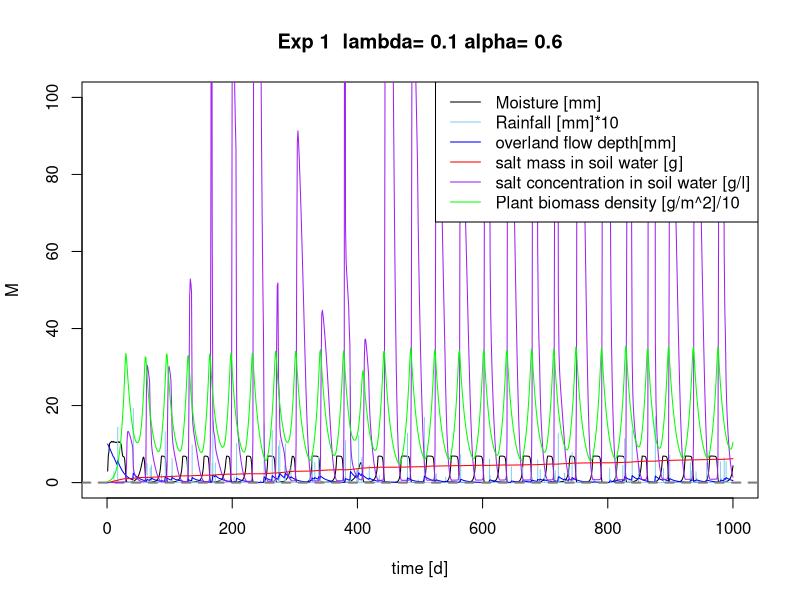
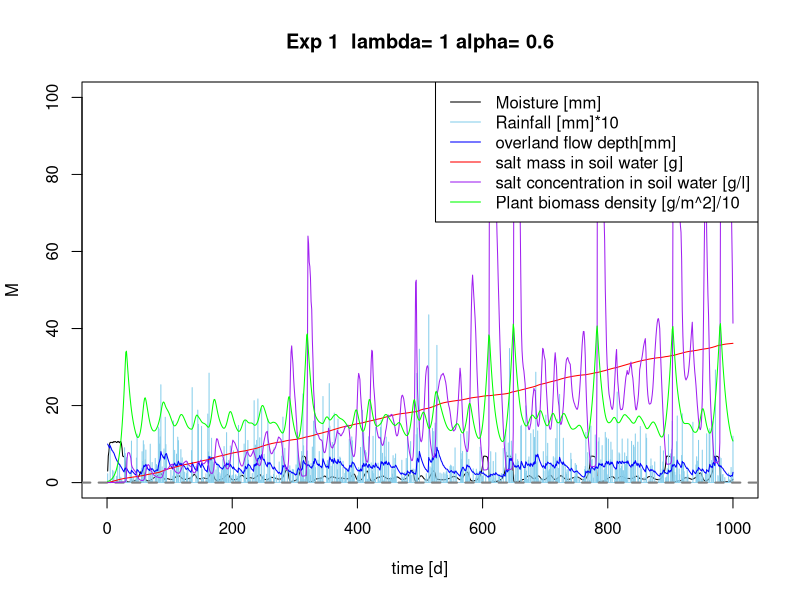
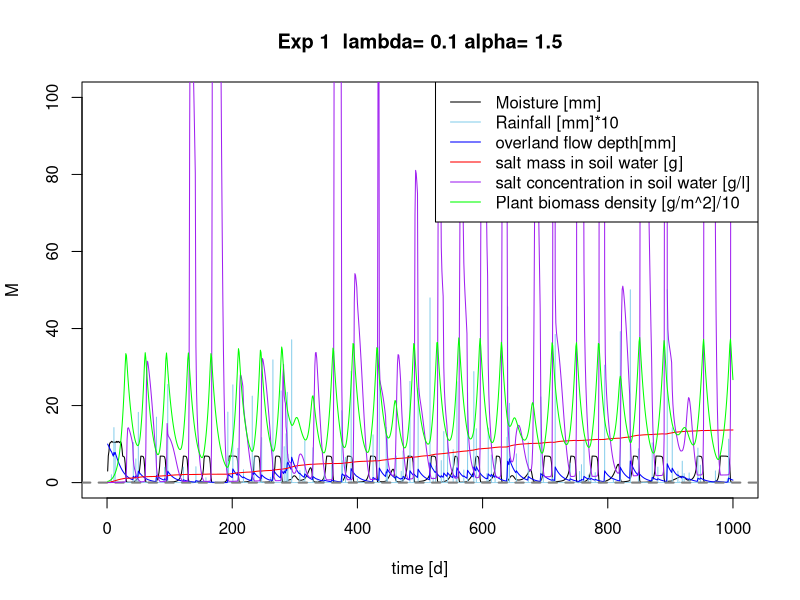
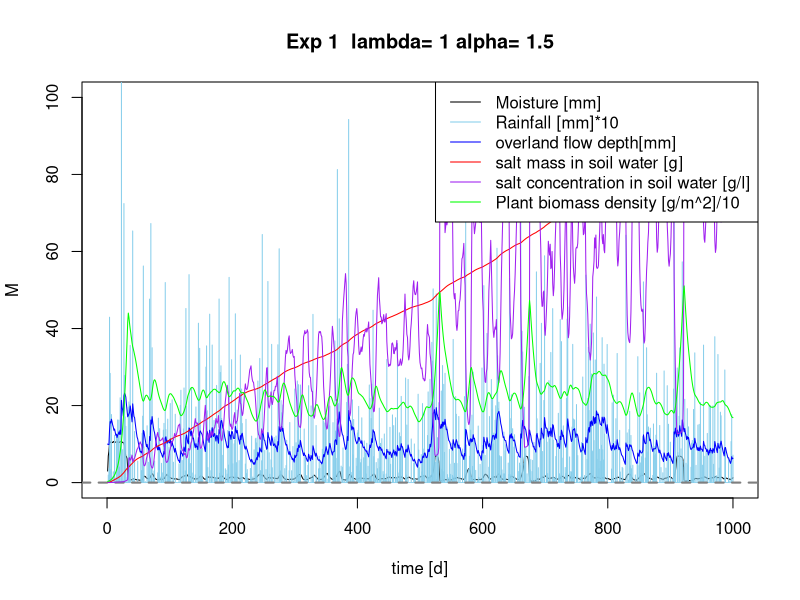
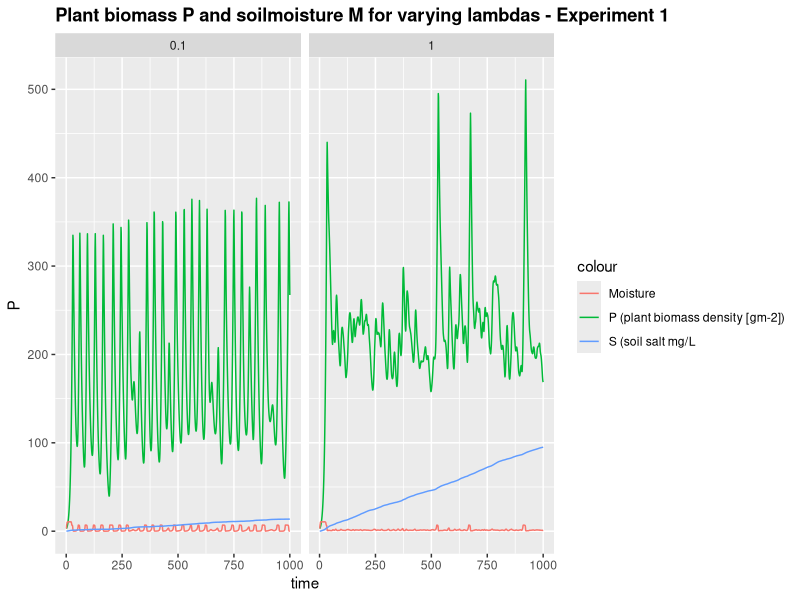
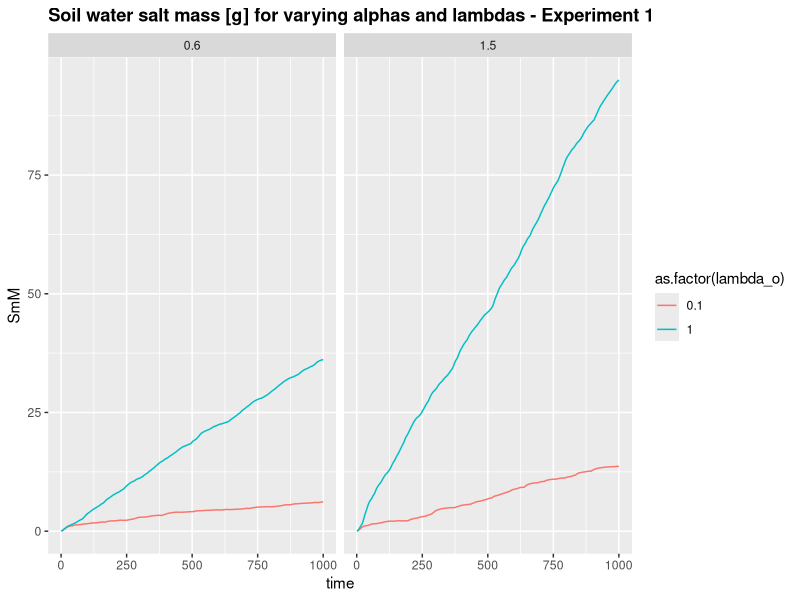
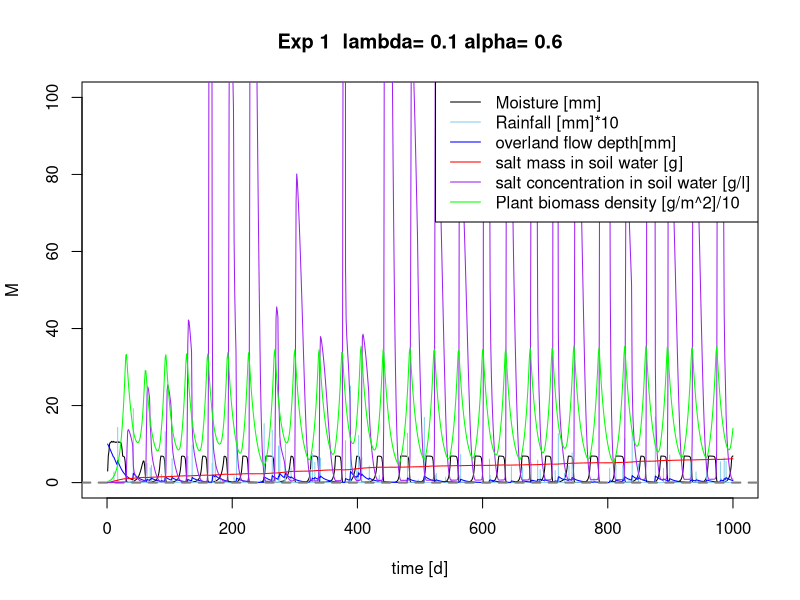
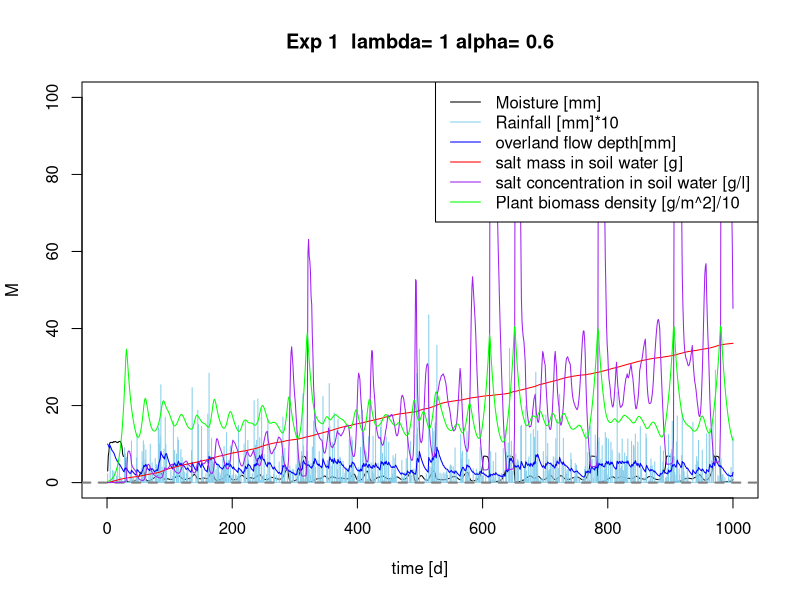

The R script that drew these images, in order:
## ---- chunk 1

 # Sandy Clay Loam
    n<-0.367 # porosity
    # more soil variables for evaporation & losses
    # Hydraulic conductivity
    K_s<-52.08*10 # mm/day
    # campbell's b
    b<-6.4069 # neurotheta sandy clay loam
    # van Genuchten parameters
#     avg <- 0.0521
#     nvg <- 1.237
    s_fc<-0.2677/n # Field capacity
    # This is the bubbling pressure
    psi_s_bar<--1.2E-3 #
 
   h1bar =  -psi_s_bar 
   hb = psi_s_bar*-10^4
 

  Zmax =1000 # [cm] maximum GROUNDWATER DEPTH
  Z =100 # [cm] actual groundwater depth 

# parameters describing the soil
  soilpar <- list(b = b, n = n, s_fc = s_fc, K_s = K_s, 
                psi_s_bar = psi_s_bar, h1bar = h1bar, hb = hb)
    #................................................
    # Vegetation 1 (Grass)
    # paspalum secateum F-I and R-I, 2004

    Zr = 40 # soil depth (cm)   Also Table 2...Fernandez-Illescas and Rodriguez-Iturbe...2001


 # parameters describing the root zone   
  vegpar <- list(Zr = Zr)


# parameters describing plant dynamics and salt features

  alpha_i=0.1 #maximum infiltration rate per day, http://www.fao.org/docrep/s8684e/s8684e0a.htm
         
  k=12 # Saco et al, 2013
  W0=0.2 # Saco et al, 2013
  gmax=0.05 # Saco et al, 2013
  k1=5 # Saco et al, 2013
  c=10  # Saco et al, 2013
  f= 0.4  # f is the soil salt leaching efficiency (whether some salt is retained)
  ConcConst = 0.1 # ConcConst is the concentration of the salt in the infiltrating water in g/l
  CM.gw = 0.1 # salt concentration in groundwater
  d=0.1 # fraction of plant mortality
  
  par <- list(alpha_i=alpha_i,k=k, W0=W0, gmax=gmax, k1=k1, c=c, f=f, ConcConst=ConcConst, CM.gw= CM.gw, d=d)
## ---- chunk 2
Infil <- function(h,P, par){
  
  I=par$alpha_i*h*(P+par$k*par$W0)/(P+par$k)
  
  return (I)
}
## ---- chunk 3

WU <- function(M,P,par){ 
# using Svir in here means scaling Svir back to M, easier to do at Svir in balances  
#  WU=par$gmax*((M*(1+Svir))/(((M*(1+Svir))+par$k1)))*P 
  WU=par$gmax*(M/((M+par$k1)))*P 
  
  return(WU)
}
## ---- chunk 4
#******************************************
# based on Salvucci, 1993
L_n <- function(M,Z,Zmax,soilpar,vegpar) {
   Zr <- vegpar$Zr
   hb <- soilpar$psi_s_bar*-10^4
    soilpar$s_fc <- (Z/hb)^(-1/soilpar$b)
   
   s=M/(soilpar$n*Zr)
   
   psi = hb*s^soilpar$b
   
   m=5.64  # in Salvucci's paper it is called n, but I called it m here to not confuse it with porosity
   #m=3.3 # 3.3 for clay, 5.64 for silt-loam, 11.88 for sand-loam 


Znd <- Z/Zmax  # a non-dimensional Znd between 0 and 1 is defined, e.g. Zmax=10 m, Z= 1 m, Znd=0.1


#non-dimensional form of the flow rate equation
q <-((((Znd/hb)^-m)-((psi/hb)^-m))/((1+((psi/hb)^-m))+((m-1)*((Znd/hb)^-m)))) #nd flow rate

   
   # Mass flux


flux <- M*q
flux<-ifelse(s<soilpar$s_fc, abs(flux), -abs(flux))


return(flux)
}


## ---- chunk 5

Gr <- function(M,P,par) { 
  
  Gr = par$c*WU(M,P,par)
  
  return(Gr)
}
## ---- chunk 6
Mo <- function(P,par) {
 
    Mo = P*par$d
  
  return(Mo)
}
## ---- chunk 7
balances <- function(Rain, par, plotit=T,
                      soilpar,
                      vegpar){
   

  
# Storage vectors for the daily steps are initialized.

   M <- rep(0,length(Rain)) # soil moisture [mm]
   h <- rep(0,length(Rain)) # infiltration depth [mm]
   P <- rep(0,length(Rain)) #biomass density []
   CM<- rep(0,length(Rain)) # Salt concentration in soil water in g/L or g/mm
   SmI<- rep(0,length(Rain)) # Salt mass in infiltrating water [g]
   SmM <- rep(0,length(Rain)) # Salt mass in soil water [g]
   In <- rep(0,length(Rain)) # infiltration [mm]

   Svir <- rep(0,length(Rain)) # virtual saturation
   flux<- rep(0,length(Rain)) # drainage and capillary rise flux, according to sign



# Initial values to start the simulation.

   
   M[1] <- 3
   h[1] <- 10 
   P[1] <- 3
   CM[1]<- 0
   Svir[1] <- M[1]



# We decided to split the numerical calculations for the daily into 12 substeps.

   deltat <- 12 # split in 12 increments

  
# Storage vectors for the substeps are initialized.

   M_sub <- rep(0,deltat)
   h_sub <- rep(0,deltat)
   I_sub <- rep(0,deltat)
   #Q_sub <- rep(0,deltat)
   WU_sub <-rep(0,deltat) # Water uptake in mm
   P_sub <- rep(0,deltat) 
   Gr_sub <- rep(0,deltat) # Growth of biomass
   Mo_sub<- rep(0,deltat) # Mortality of biomass
   SmI_sub <- rep(0,deltat) 
   SmM_sub<- rep(0,deltat) 
   CM_sub<- rep(0,deltat) 
  Svir_sub <- rep(0,deltat) # virtual saturation

   flux_sub<-rep(0,deltat) # calculates leakage loss without evaporation loss

   U_salt <-rep(0,deltat)
   L_salt <-rep(0,deltat)


  
   timeincr= 1/deltat
   
  for (t in 2:length(Rain)){
    
    for (tt in 1:(deltat-1)) {
      
      h.old <- ifelse(tt==1,h[t-1],h_sub[tt])
      P.old <- ifelse(tt==1,P[t-1],P_sub[tt])
      M.old <- ifelse(tt==1,M[t-1],M_sub[tt])
      SmI.old <-ifelse(tt==1,SmI[t-1],SmI_sub[tt])
      CM.old <-ifelse(tt==1,CM[t-1],CM_sub[tt])
      Svir.old <-ifelse(tt==1,Svir[t-1],Svir_sub[tt])


# Balance for water depth on soil

h_sub[tt+1] <- h.old + ifelse(tt==1,Rain[t],0) - Infil(h.old, P.old,par)*timeincr #- Ep*timeincr

# Infiltration

      I_sub[tt] <- Infil(h.old, P.old,par)*timeincr

#  1. Update soil moisture with infiltration

      M_sub[tt + 1] <- M.old + I_sub[tt]      
      
# Now do all plant uptake and growth
# water uptake by plants: include infiltration in available water

      WU_sub[tt] <- WU(M=Svir.old,P.old,par)*timeincr 
      
      # growth rate
      Gr_sub[tt] <- Gr(M=Svir.old, P.old,par)*timeincr 
      # Mortality
      Mo_sub[tt]<- Mo(P.old, par)*timeincr
      # calculate plant biomass balance
      P_sub[tt + 1] <- P.old + Gr_sub[tt]- Mo_sub[tt] 
      
      
# re-calculate water balance
# 2. before leaching
      M_sub[tt + 1] <- M.old + I_sub[tt] - WU_sub[tt] #- L_sub[tt] 

# Calculate salt concentration in the soil

 # 3. calculate leaching and capillary rise amount
  flux_sub[tt+1]<-do.call(L_n,list(M=M_sub[tt+1],Z=Z, Zmax=Zmax,soilpar=soilpar,vegpar=vegpar))

# 4. final adjust soil moisture for leaching or capillary rise
 
   M_sub[tt + 1] <-  M_sub[tt + 1] + flux_sub[tt+1]*timeincr


# calculate saltbalance

# Salt leaching
    L_salt[tt+1] <- ifelse(flux_sub[tt+1]<0, par$f*CM_sub[tt+1]*flux_sub[tt+1]*timeincr,0) # leaching of salt

# salt uplfow
    U_salt[tt+1] <- ifelse(flux_sub[tt+1]>0, par$CM.gw*flux_sub[tt+1]*timeincr,0) # rise of salt

# salt mass coming in with infiltration
      SmI_sub[tt+1]<- SmI.old + I_sub[tt]*par$ConcConst 

#salt mass in soil
      SmM_sub[tt+1] <- SmI_sub[tt+1] + U_salt[tt+1] - L_salt[tt+1]

# salt concentration in soil
   CM_sub[tt+1]<- SmM_sub[tt+1]/M_sub[tt+1]
    
# Virtual saturation (Shah et al., 2012), here in [mm] to be in the same unit as M
    Svir_sub[tt + 1]<-soilpar$n*vegpar$Zr*((soilpar$h1bar)^(1/soilpar$b))*
                     ((soilpar$h1bar)*(M_sub[tt + 1]/
                       (soilpar$n*vegpar$Zr))^(-soilpar$b)
                       +(3.6*CM_sub[tt + 1]))^(-1/soilpar$b)

    } 
  
# Aggregating the substep results to daily values.

    P[t] = P_sub[deltat]
    M[t] = M_sub[deltat]
    h[t] = h_sub[deltat]
    CM[t] = CM_sub[deltat]
    SmM[t] = SmM_sub[deltat] 
    SmI[t]=SmI_sub[deltat]
    In[t]= sum(I_sub)
    flux[t] = sum(flux_sub)
    Svir[t] = Svir_sub[deltat]

}


# Plotting
 
if (plotit==T) {  
  plot(M, type="l",ylim=c(0,100),xlim=c(0,time),xlab=("time [d]"), main=paste("Exp 1  lambda=", lambda[j],"alpha=", alpha[i]))
  points(Rain*10, type="h", col="skyblue")
   
    lines(h,type="l", col="blue")
    abline(h=0, col="Gray50",lwd=2,lty=2)

    lines(SmM,type="l", col="red")
    lines(CM,type="l", col="purple")
    lines(P/10,type="l", col="green")

  legend("topright",cex=1, pt.cex=0.4, c("Moisture [mm]","Rainfall [mm]*10","overland flow depth[mm] ","salt mass in soil water [g]", "salt concentration in soil water [g/l]", "Plant biomass density [g/m^2]/10"),
          col=c("black","skyblue","blue","red","purple","green"),lty=1)
 

}

Out <- data.frame(P=P,M=M,h=h, CM=CM, SmM=SmM, In=In, flux=flux, Svir=Svir)
return(Out)
}
## ---- chunk 8
alpha <- c(0.6,1.5) 
lambda <- c(0.1,1)

Store <- list()
sub_store <- list()
time <- 1000
delta <- 0
set.seed(1000)
## ---- chunk 9
# set the mortality value
# source("Rainfall.R")
Precip <- function(time,alpha,lambda,delta) {
  # generate a vector of times between rainfall events > delta
  f_P<-floor(rexp(time,lambda*exp(-delta/alpha))) # vector of times between rainfall occurrences (equation 4 & 8)
  # generate a binary vector from this (impulse function)
  binary.vec <- unlist(lapply(1:time,function(i) c(rep(0,f_P[i]),1)))
  R <- rexp(length(binary.vec),1/alpha)*binary.vec 
  return(R[1:time])
}

    for (i in 1:length(alpha)) {
  
for (j in 1:length(lambda)) {
      # generate the rainfall
    Rain <- Precip(time,alpha[i],lambda[j],delta)
    Rainlist <- data.frame(Precip(time,alpha[i],lambda[j],delta))
  
    sub_store[[j]] <-data.frame(alpha_o=rep(alpha[i],time),
                                lambda_o=rep(lambda[j],time),
                                balances(Rain,plotit=T, par=par,
                                soilpar, vegpar))
  }
  Store[[i]] <- sub_store
}
## ---- chunk 10
require(ggplot2)
lambda_sum <- do.call(rbind,Store[][[2]])
lambda_sum$time <- rep(1:time,length(lambda))

pl <- ggplot(lambda_sum,aes(x=time,y=P, colour="P (plant biomass density [gm-2])")) + geom_line()
pl  <- pl + geom_line(aes(x=time,y=M, colour="Moisture"))  
pl <- pl +  facet_wrap(~lambda_o)   #, colour=lambda_o (put this in aes-brackets) 
pl  + ggtitle("Plant biomass P and soilmoisture M for varying lambdas - Experiment 1") +  geom_line(aes(x=time, y=SmM, colour= "S (soil salt mg/L")) + theme(plot.title = element_text(lineheight=.8, face="bold"))
## ---- chunk 11
lambda_sum_all <- do.call(rbind,do.call(rbind,Store))
lambda_sum_all$time <- rep(rep(1:time,length(lambda)),length(alpha))


pa <- ggplot(lambda_sum_all,aes(x=time,y=SmM,col=as.factor(lambda_o))) + geom_line(linetype=1) 
# pa <- pa + + scale_color_gradient(low="blue", high="red")
pa <- pa  + facet_wrap(~alpha_o) + ggtitle("Soil water salt mass [g] for varying alphas and lambdas - Experiment 1") + theme(plot.title = element_text(lineheight=.8, face="bold"))
pa  
## ---- chunk 12
h1P<- lambda_sum$P
h1M <-lambda_sum$M
h1SmM<-lambda_sum$SmM
h1CM<-lambda_sum$CM

## ---- chunk 13

Gr <- function(M,P,par) { 
  
  Gr = par$c*WU(M,P,par)
  
  return(Gr)
}
## ---- chunk 14
Mo <- function(P,M,Svir,par) {
  # needs to be M/Svir because both are "large" numbers
  # you want a number ~1 for multiplication, or <0.1 for addition
  Mo = P*(par$d*(M/Svir))
  
  return(Mo)

}
## ---- chunk 15
balances <- function(Rain, par, plotit=T,
                      soilpar,
                      vegpar){
   

  
# Storage vectors for the daily steps are initialized.

   M <- rep(0,length(Rain)) # soil moisture [mm]
   h <- rep(0,length(Rain)) # infiltration depth [mm]
   P <- rep(0,length(Rain)) #biomass density []
   CM<- rep(0,length(Rain)) # Salt concentration in soil water in g/L or g/mm
   SmI<- rep(0,length(Rain)) # Salt mass in infiltrating water [g]
   SmM <- rep(0,length(Rain)) # Salt mass in soil water [g]
   In <- rep(0,length(Rain)) # infiltration [mm]

   Svir <- rep(0,length(Rain)) # virtual saturation
   flux<- rep(0,length(Rain)) # drainage and capillary rise flux, according to sign



# Initial values to start the simulation.

   
   M[1] <- 3
   h[1] <- 10 
   P[1] <- 3
   CM[1]<- 0
   Svir[1] <- M[1]



# We decided to split the numerical calculations for the daily into 12 substeps.

   deltat <- 12 # split in 12 increments

  
# Storage vectors for the substeps are initialized.

   M_sub <- rep(0,deltat)
   h_sub <- rep(0,deltat)
   I_sub <- rep(0,deltat)
   #Q_sub <- rep(0,deltat)
   WU_sub <-rep(0,deltat) # Water uptake in mm
   P_sub <- rep(0,deltat) 
   Gr_sub <- rep(0,deltat) # Growth of biomass
   Mo_sub<- rep(0,deltat) # Mortality of biomass
   SmI_sub <- rep(0,deltat) 
   SmM_sub<- rep(0,deltat) 
   CM_sub<- rep(0,deltat) 
  Svir_sub <- rep(0,deltat) # virtual saturation

   flux_sub<-rep(0,deltat) # calculates leakage loss without evaporation loss

   U_salt <-rep(0,deltat)
   L_salt <-rep(0,deltat)


  
   timeincr= 1/deltat
   
  for (t in 2:length(Rain)){
    
    for (tt in 1:(deltat-1)) {
      
      h.old <- ifelse(tt==1,h[t-1],h_sub[tt])
      P.old <- ifelse(tt==1,P[t-1],P_sub[tt])
      M.old <- ifelse(tt==1,M[t-1],M_sub[tt])
      SmI.old <-ifelse(tt==1,SmI[t-1],SmI_sub[tt])
      CM.old <-ifelse(tt==1,CM[t-1],CM_sub[tt])
      Svir.old <-ifelse(tt==1,Svir[t-1],Svir_sub[tt])


# Balance for water depth on soil

h_sub[tt+1] <- h.old + ifelse(tt==1,Rain[t],0) - Infil(h.old, P.old,par)*timeincr #- Ep*timeincr

# Infiltration

      I_sub[tt] <- Infil(h.old, P.old,par)*timeincr

#  1. Update soil moisture with infiltration

      M_sub[tt + 1] <- M.old + I_sub[tt]      
      
# Now do all plant uptake and growth
# water uptake by plants: include infiltration in available water

      WU_sub[tt] <- WU(M=Svir.old,P.old,par)*timeincr 
      
      # growth rate
      Gr_sub[tt] <- Gr(M=M.old, P.old,par)*timeincr 
      # Mortality
      Mo_sub[tt]<- Mo(P.old,M=M.old, Svir=Svir.old, par)*timeincr
      # calculate plant biomass balance
      P_sub[tt + 1] <- P.old + Gr_sub[tt]- Mo_sub[tt] 
      
      
# re-calculate water balance
# 2. before leaching
      M_sub[tt + 1] <- M.old + I_sub[tt] - WU_sub[tt] #- L_sub[tt] 

# Calculate salt concentration in the soil

 # 3. calculate leaching and capillary rise amount
  flux_sub[tt+1]<-do.call(L_n,list(M=M_sub[tt+1],Z=Z, Zmax=Zmax,soilpar=soilpar,vegpar=vegpar))

# 4. final adjust soil moisture for leaching or capillary rise
 
   M_sub[tt + 1] <-  M_sub[tt + 1] + flux_sub[tt+1]*timeincr


# calculate saltbalance

# Salt leaching
    L_salt[tt+1] <- ifelse(flux_sub[tt+1]<0, par$f*CM_sub[tt+1]*flux_sub[tt+1]*timeincr,0) # leaching of salt

# salt uplfow
    U_salt[tt+1] <- ifelse(flux_sub[tt+1]>0, par$CM.gw*flux_sub[tt+1]*timeincr,0) # rise of salt

# salt mass coming in with infiltration
      SmI_sub[tt+1]<- SmI.old + I_sub[tt]*par$ConcConst 

#salt mass in soil
      SmM_sub[tt+1] <- SmI_sub[tt+1] + U_salt[tt+1] - L_salt[tt+1]

# salt concentration in soil
   CM_sub[tt+1]<- SmM_sub[tt+1]/M_sub[tt+1]
    
# Virtual saturation (Shah et al., 2012), here in [mm] to be in the same unit as M
    Svir_sub[tt + 1]<-soilpar$n*vegpar$Zr*((soilpar$h1bar)^(1/soilpar$b))*
                     ((soilpar$h1bar)*(M_sub[tt + 1]/
                       (soilpar$n*vegpar$Zr))^(-soilpar$b)
                       +(3.6*CM_sub[tt + 1]))^(-1/soilpar$b)

    } 
  
# Aggregating the substep results to daily values.

    P[t] = P_sub[deltat]
    M[t] = M_sub[deltat]
    h[t] = h_sub[deltat]
    CM[t] = CM_sub[deltat]
    SmM[t] = SmM_sub[deltat] 
    SmI[t]=SmI_sub[deltat]
    In[t]= sum(I_sub)
    flux[t] = sum(flux_sub)
    Svir[t] = Svir_sub[deltat]

}


# Plotting
 
if (plotit==T) {  
  plot(M, type="l",ylim=c(0,100),xlim=c(0,time),xlab=("time [d]"), main=paste("Exp 1  lambda=", lambda[j],"alpha=", alpha[i]))
  points(Rain*10, type="h", col="skyblue")
   
    lines(h,type="l", col="blue")
    abline(h=0, col="Gray50",lwd=2,lty=2)

    lines(SmM,type="l", col="red")
    lines(CM,type="l", col="purple")
    lines(P/10,type="l", col="green")

  legend("topright",cex=1, pt.cex=0.4, c("Moisture [mm]","Rainfall [mm]*10","overland flow depth[mm] ","salt mass in soil water [g]", "salt concentration in soil water [g/l]", "Plant biomass density [g/m^2]/10"),
          col=c("black","skyblue","blue","red","purple","green"),lty=1)
 

}

Out <- data.frame(P=P,M=M,h=h, CM=CM, SmM=SmM, In=In, flux=flux, Svir=Svir)
return(Out)
}
## ---- chunk 16
alpha <- c(0.6,1.5) 
lambda <- c(0.1,1)

Store <- list()
sub_store <- list()
time <- 1000
delta <- 0
set.seed(1000)
## ---- chunk 17
#source("Rainfall.R")


for (i in 1:length(alpha)) {
  
for (j in 1:length(lambda)) {
    # generate the rainfall
    Rain <- Precip(time,alpha[i],lambda[j],delta)
    Rainlist <- data.frame(Precip(time,alpha[i],lambda[j],delta)) 
    
    sub_store[[j]] <-data.frame(alpha_o=rep(alpha[i],time),
                                lambda_o=rep(lambda[j],time),
                                balances(Rain,plotit=T, par=par,
                                soilpar, vegpar))
  }
  Store[[i]] <- sub_store
}
## ---- chunk 18
require(ggplot2)
lambda_sum <- do.call(rbind,Store[][[2]])
lambda_sum$time <- rep(1:time,length(lambda))

pl <- ggplot(lambda_sum,aes(x=time,y=P, colour="P (plant biomass density [gm-2])")) + geom_line()
pl  <- pl + geom_line(aes(x=time,y=M, colour="Moisture"))  
pl <- pl +  facet_wrap(~lambda_o)   #, colour=lambda_o (put this in aes-brackets) 
pl  + ggtitle("Plant biomass P and soilmoisture M for varying lambdas - Experiment 2") +  geom_line(aes(x=time, y=SmM, colour= "S (soil salt mg/L")) + theme(plot.title = element_text(lineheight=.8, face="bold"))
## ---- chunk 19
lambda_sum_all <- do.call(rbind,do.call(rbind,Store))
lambda_sum_all$time <- rep(rep(1:time,length(lambda)),length(alpha))


pa <- ggplot(lambda_sum_all,aes(x=time,y=SmM,col=as.factor(lambda_o))) + geom_line(linetype=1) 
# pa <- pa + + scale_color_gradient(low="blue", high="red")
pa <- pa  + facet_wrap(~alpha_o) + ggtitle("Soil water salt mass [g] for varying alphas and lambdas - Experiment 2") + theme(plot.title = element_text(lineheight=.8, face="bold"))
pa  
## ---- chunk 20

h2P<- lambda_sum$P
h2M <-lambda_sum$M
h2SmM<-lambda_sum$SmM
h2CM<-lambda_sum$CM

## ---- chunk 21
summary(h1P) # Plant biomass exp 1
summary(h2P) # Plant biomass exp 2
summary(h1M) # soil moisture exp 1
summary(h2M) # soil moisture exp 2
summary(h1SmM) # soil salt mass exp 1
summary(h2SmM) # soil salt mass exp 2
summary(h1CM) # soil salt concentration exp 1
summary(h2CM) # soil salt concentration exp 2
## ---- chunk 22

par(mfrow = c(1,2))
hist(h1P, breaks=10, main = 'Plant biomass Experiment 1')
hist(h2P, breaks=10, main = 'Plant biomass Experiment 2')
hist(h1M, breaks=10,main="Soil moisture Exp 1")
hist(h2M, breaks=10,main="Soil moisture Exp 2")
hist(h1SmM, breaks=10,main="soil salt mass Exp 1")
hist(h2SmM, breaks=10,main="soil salt mass Exp 2")
hist(h1CM, breaks=10, main="Salt concentration in soil Exp 1")
hist(h2CM, breaks=10, main="Salt concentration in soil Exp 2")

## ---- chunk 23
wilcox.test(h1M,h2M) # soil moisture
wilcox.test(h1P,h2P) # plant biomass
wilcox.test(h1SmM,h2SmM) # soil salt mass
wilcox.test(h1CM,h2CM) # soil salt concentration

